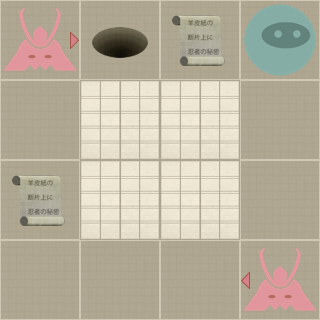

This game map was drawn from its Tiled (.tmx) file and the tilesets committed beside it. A one-line description and the trimmed map source follow:
An orthogonal 4x4 tile map with 80x80 px tiles, 2 tile layers (Level, Actors).

<map version="1.0" orientation="orthogonal" width="4" height="4" tilewidth="80" tileheight="80">
 <properties>
  <property name="moves" value="6" />
 </properties>
 <tileset firstgid="1" name="tiles" tilewidth="80" tileheight="80" spacing="2" margin="2">
  <image source="tiles-hd.png" width="512" height="512" />
  <tile id="0">
   <properties>
    <property name="actor" value="exit" />
   </properties>
  </tile>
  <tile id="2">
   <properties>
    <property name="actor" value="guard" />
    <property name="direction" value="down" />
   </properties>
  </tile>
  <tile id="3">
   <properties>
    <property name="actor" value="guard" />
    <property name="direction" value="left" />
   </properties>
  </tile>
  <tile id="4">
   <properties>
    <property name="actor" value="guard" />
    <property name="direction" value="right" />
   </properties>
  </tile>
  <tile id="5">
   <properties>
    <property name="actor" value="guard" />
    <property name="direction" value="up" />
   </properties>
  </tile>
  <tile id="7">
   <properties>
    <property name="actor" value="player" />
   </properties>
  </tile>
  <tile id="8">
   <properties>
    <property name="actor" value="scroll" />
   </properties>
  </tile>
  <tile id="9">
   <properties>
    <property name="wall" value="1" />
   </properties>
  </tile>
 </tileset>
 <layer name="Level" width="4" height="4">
  <data>[16 cells, 16 non-empty, 2 distinct tile ids]</data>
 </layer>
 <layer name="Actors" width="4" height="4">
  <data>[16 cells, 6 non-empty, 5 distinct tile ids]</data>
 </layer>
</map>
